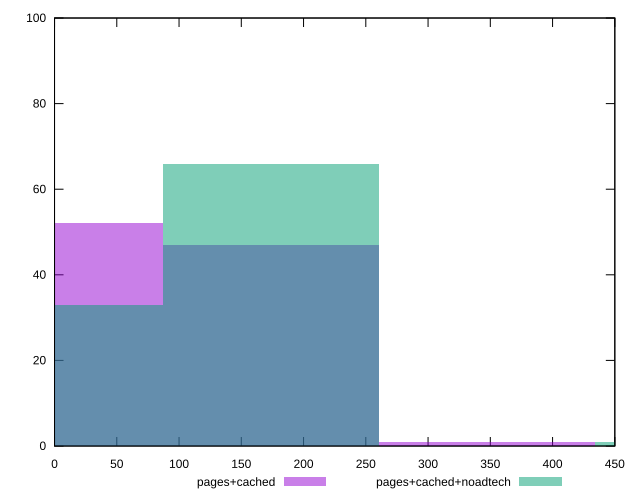

Source code (gnuplot):
reset

$pagesCached <<EOF
173.52789474636535 47
0 52
347.0557894927307 1
EOF

$pagesCachedNoadtech <<EOF
520.5836842390961 1
0 33
173.52789474636535 66
EOF

set key outside below
set boxwidth 173.52789474636535
set xrange [0:450]
set yrange [0:100]
set trange [0:100]
set style fill transparent solid 0.5 noborder
set terminal svg size 640, 500 enhanced background rgb 'white'
set output "report_00018_2021-02-10T15-25-16.877Z/uses-http2/comparison/histogram/1_vs_2.svg"

plot $pagesCached title "pages+cached" with boxes, \
     $pagesCachedNoadtech title "pages+cached+noadtech" with boxes

reset
